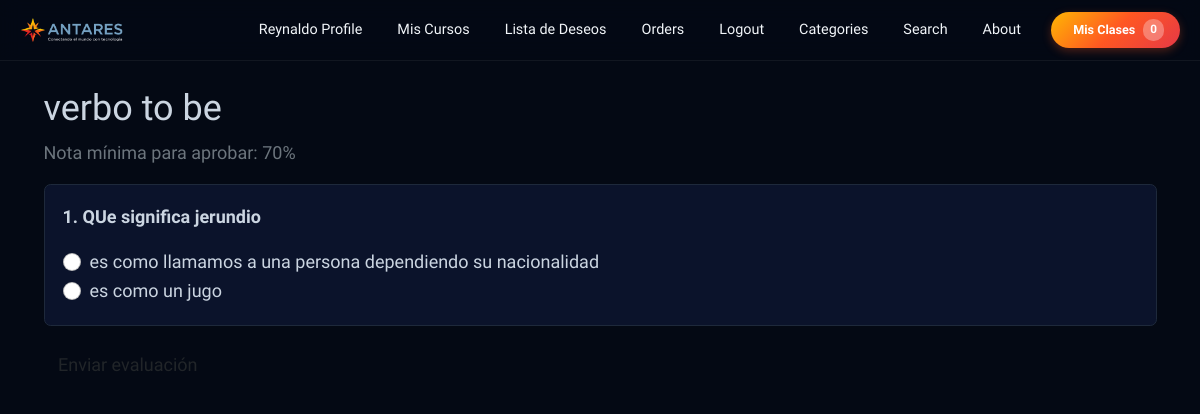
Screenshot of /quiz/7/ (signed in) with the database file from the repository.
### store/models.py (models this page shows, shortened)
class Quiz(models.Model):
    product = models.ForeignKey(Product, on_delete=models.CASCADE, related_name='quizzes')
    titulo = models.CharField(max_length=200)
    nota_minima_aprobatoria = models.PositiveSmallIntegerField(
        default=60, verbose_name="Nota mínima para aprobar (%)"
    )

class Pregunta(models.Model):
    quiz = models.ForeignKey(Quiz, on_delete=models.CASCADE, related_name='preguntas')
    texto = models.CharField(max_length=500)
    orden = models.PositiveIntegerField(default=0)
    class Meta:
        ordering = ['orden', 'id']

class Opcion(models.Model):
    pregunta = models.ForeignKey(Pregunta, on_delete=models.CASCADE, related_name='opciones')
    texto = models.CharField(max_length=300)
    es_correcta = models.BooleanField(default=False)

### store/views.py (the view, shortened to what this page needs)
# urls.py: path('quiz/<int:quiz_id>/', views.tomar_quiz, name='tomar_quiz'),
@login_required(login_url='login')
def tomar_quiz(request, quiz_id):
    quiz = get_object_or_404(Quiz, id=quiz_id)
    product = quiz.product
    if not product.usuario_matriculado(request.user):
        messages.error(request, "Debes comprar el curso para rendir esta evaluación.")
        return redirect('product_detail', id=product.id)
    preguntas = quiz.preguntas.prefetch_related('opciones')
    return render(request, 'tomar_quiz.html', {'quiz': quiz, 'preguntas': preguntas, 'product': product})

### cart/cart.py (called while the page is built)
    def __len__(self):
        return len(self.cart)

### cart/context_processors.py (called while the page is built)
def cart(request):
    return {'cart': Cart(request)}

### store/models.py (called while the page is built)
    def usuario_matriculado(self, user):
        if not user.is_authenticated:
            return False
        from payment.models import OrderItem
        return OrderItem.objects.filter(
            product=self, order__user=user, order__paid=True
        ).exists()

### store/templates/tomar_quiz.html (shortened to what this page needs)
{% extends 'base.html' %}
{% block content %}
<div class="container py-4">
  <h2>{{ quiz.titulo }}</h2>
  <p class="text-muted">Nota mínima para aprobar: {{ quiz.nota_minima_aprobatoria }}%</p>
  <form method="POST">
    {% for pregunta in preguntas %}
      <div class="card mb-3">
        <div class="card-body">
          <p class="fw-bold">{{ forloop.counter }}. {{ pregunta.texto }}</p>
          {% for opcion in pregunta.opciones.all %}
            <div class="form-check">
              <input class="form-check-input" type="radio" name="pregunta_{{ pregunta.id }}"
                     id="opcion_{{ opcion.id }}" value="{{ opcion.id }}" required>
              <label class="form-check-label" for="opcion_{{ opcion.id }}">{{ opcion.texto }}</label>
            </div>
          {% endfor %}
        </div>
      </div>
    {% endfor %}
    <button type="submit" class="btn btn-custom-danger">Enviar evaluación</button>
  </form>
</div>
{% endblock %}

### store/templates/navbar.html (shortened to what this page needs)
{% load static %}
<nav class="nav-principal" id="navbarPrincipal">
    <div  class="contenedor-nav">
        <a class="nav-logo" href="{% url 'index' %}"><img src="{% static 'assets/antares_logo_navbar.png' %}" alt="ANTARES"></a>
        <div class="nav-colapso" id="navbarSupportedContent">
            <ul class="lista-nav">
                {% if user.is_authenticated %}
                <li class="item-desplegable">
                    <a class="nav-link-custom perfil-usuario" tabindex="0">{{request.user.username}} profile</a>
                </li>
                <li><a class="nav-link-custom {% if request.resolver_match.url_name == 'my_courses' %}activo{% endif %}" href="{% url 'my_courses' %}">Mis Cursos</a></li>
                <li><a class="nav-link-custom {% if request.resolver_match.url_name == 'wishlist' %}activo{% endif %}" href="{% url 'wishlist' %}">Lista de Deseos</a></li>
                {% if user.is_superuser %}
                <li class="item-desplegable">
                    <a class="nav-link-custom" tabindex="0">Orders</a>
                </li>
                {% endif %}
                <li><a class="nav-link-custom" href="{% url 'logout' %}">Logout</a></li>
                {% else %}
                <li><a class="nav-link-custom {% if request.resolver_match.url_name == 'login' %}activo{% endif %}" href="{% url 'login' %}">Login</a></li>
                <li><a class="nav-link-custom {% if request.resolver_match.url_name == 'register' %}activo{% endif %}" href="{% url 'register' %}">Register</a></li>
                {% endif %}
                <li class="item-desplegable">
                    <a class="nav-link-custom {% if request.resolver_match.url_name == 'category' or request.resolver_match.url_name == 'category_summary' %}activo{% endif %}" tabindex="0">Categories</a>
                </li>
                <li><a class="nav-link-custom {% if request.resolver_match.url_name == 'search' %}activo{% endif %}" href="{% url 'search' %}">Search</a></li>
                <li><a class="nav-link-custom {% if request.resolver_match.url_name == 'about' %}activo{% endif %}" href="{% url 'about' %}">About</a></li>
            </ul>
            <form class="form-carrito">
                <a href="{% url 'cart_summary' %}" class="boton-carrito">
                    <i class="icono-carrito">&nbsp;&nbsp;Mis Clases</i>
                    <span class="contador-badge" id="cart_quantity">{{ cart|length }}</span>
                </a>
            </form>
        </div>
    </div>
</nav>

### static/css/variables.css (style rules this page uses)
:root { --rojo: #E63946; --rojo-hover: #C62839; --azul: #1e40af; --azul-claro: #3b82f6; --azul-dark: #1d3557; --amarillo: #FFB703; --naranja: #FF5722; --gris-oscuro: #1e293b; --gris: #64748b; --gris-claro: #f1f5f9; --blanco: #ffffff; --bg-dark-hero: #0d1322; --gradient-brand: linear-gradient(135deg, var(--amarillo) 0%, var(--naranja) 50%, var(--rojo) 100%); --radius: 12px; --shadow-sm: 0 2px 4px rgba(0,0,0,0.04); --shadow-md: 0 10px 25px -5px rgba(15,23,42,0.12); --shadow-lg: 0 15px 50px rgba(0,0,0,0.12); --page-bg: #040914; --surface-bg: #0B132B; --surface-bg-alt: #162244; --border-soft: #1E293B; --text-strong: #f1f5f9; --text-body: #cbd5e1; --text-muted-soft: #94a3b8; }
html { font-size: 18px; }
body { font-family: 'Plus Jakarta Sans', sans-serif; background-color: var(--page-bg); color: var(--text-body); }
.card, .bg-white { background-color: var(--surface-bg) !important; color: var(--text-body); border-color: var(--border-soft) !important; }

### static/css/navbar.css (style rules this page uses)
.nav-principal { background-color: rgba(4, 9, 20, 0.85); backdrop-filter: blur(10px); -webkit-backdrop-filter: blur(10px); position: fixed; top: 0; left: 0; width: 100%; z-index: 1000; padding: 0; font-family: 'Plus Jakarta Sans', sans-serif; box-shadow: 0 1px 0 rgba(255,255,255,0.06); height: 60px; transition: box-shadow 0.3s ease, background-color 0.3s ease; }
.contenedor-nav { max-width: 1200px; margin: 0 auto; display: flex; justify-content: space-between; align-items: center; padding: 0 20px; height: 60px; }
.nav-logo { display: flex; align-items: center; gap: 8px; color: var(--text-strong); font-size: 1.5rem; font-weight: bold; text-decoration: none; letter-spacing: -1px; }
.nav-logo img { height: 26px; width: auto; object-fit: contain; }
.nav-colapso { display: flex; align-items: center; gap: 15px; }
.lista-nav { display: flex; list-style: none; margin: 0; padding: 0; gap: 5px; }
.nav-link-custom { position: relative; color: var(--text-strong); text-decoration: none; padding: 10px 15px; display: block; font-weight: 500; transition: color 0.3s, background-color 0.3s; cursor: pointer; border-radius: 4px; font-size: 0.8rem; }
.nav-link-custom::after { content: ""; position: absolute; left: 15px; right: 15px; bottom: 4px; height: 2px; border-radius: 2px; background: var(--gradient-brand); transform: scaleX(0); transform-origin: left; transition: transform 0.25s ease; }
.perfil-usuario { text-transform: capitalize; }
.item-desplegable { position: relative; }
.boton-carrito { background: var(--gradient-brand); border: none; color: #ffffff; padding: 7px 16px; border-radius: 50px; text-decoration: none; font-weight: bold; font-size: 0.7rem; display: flex; align-items: center; box-shadow: 0 3px 10px rgba(255, 87, 34, 0.3); transition: all 0.3s ease; }
.icono-carrito { font-style: normal; }
.contador-badge { background: rgba(255, 255, 255, 0.3); color: white; padding: 2px 7px; border-radius: 10px; margin-left: 8px; font-size: 0.65rem; }

### rows the page displays
Quiz: titulo "verbo to be", nota_minima_aprobatoria "70"
Pregunta: texto "QUe significa jerundio"
Opcion: texto "es como llamamos a una persona dependiendo su nacionalidad"
Opcion: texto "es como un jugo"

### other values shown
{{ request.user.username }} "Reynaldo"
{{ cart|length }} "0"
